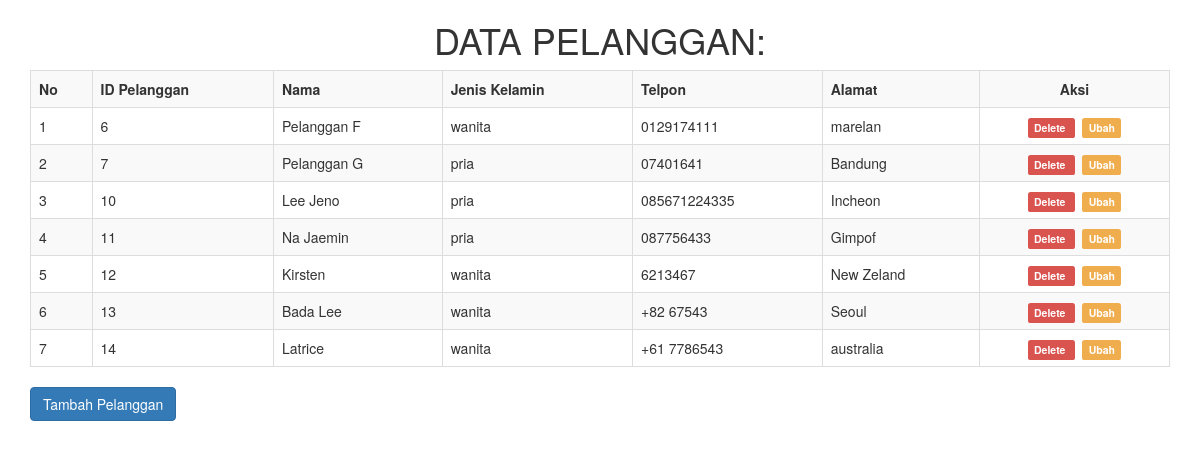
The page / on the database its author committed.
### tables this page shows
CREATE TABLE `pelanggan` (
  `id` int(11) UNSIGNED NOT NULL,
  `nama` varchar(100) NOT NULL,
  `jenis_kelamin` enum('pria','wanita') NOT NULL,
  `telpon` varchar(12) NOT NULL,
  `alamat` text NOT NULL
);

### index.php (the view, shortened to what this page needs)
<!DOCTYPE html>
<html lang="en">
<head>
    <link rel="stylesheet" href="https://maxcdn.bootstrapcdn.com/bootstrap/3.4.1/css/bootstrap.min.css">
</head>
<body>
    <div class="container">
        <div class="row">
            <div class="col-sm-12">
                <?php
                include 'koneksi.php';
                $query = mysqli_query($conn, "SELECT * FROM pelanggan ORDER BY id");
                ?>
               <center><h1>DATA PELANGGAN:</h1> </center>
                <table class="table table-striped table-bordered">
                    <tr>
                    <th>No</th>
                    <th>ID Pelanggan</th>
                    <th>Nama</th>
                    <th>Jenis Kelamin</th>
                    <th>Telpon</th>
                    <th>Alamat</th>
                    <th><center>Aksi</center></th>
                    </tr>
                    <?php if(mysqli_num_rows($query)>0){ ?>
                    <?php
                    $no = 1;
                    while($data = mysqli_fetch_array($query)){
                    ?>
                        <tr>
                        <td><?php echo $no ?></td>
                        <td><?php echo $data["id"]; ?></td>
                        <td><?php echo $data["nama"]; ?></td>
                        <td><?php echo $data["jenis_kelamin"]; ?></td>
                        <td><?php echo $data["telpon"]; ?></td>
                        <td><?php echo $data["alamat"]; ?></td>
                        <td> <center><a href="proses_hapus.php?id=<?php echo $data["id"] ?>" class="label label-danger"> Delete </a> &nbsp; <a href="edit.php?id=<?php echo $data["id"] ?>" class="label label-warning"> Ubah </a></center></span></td>
                        </tr>
                        <?php $no++; } ?>
                        <?php } ?>
                </table>
                <a class="btn btn-primary" style="margin-bottom:5px" href="tambah.php"> Tambah Pelanggan </a>
            </div>
        </div>
    </div>
</body>
</html>

### rows shown on the page
pelanggan: id "6", nama "Pelanggan F", jenis_kelamin "wanita", telpon "0129174111", alamat "marelan"
pelanggan: id "7", nama "Pelanggan G", jenis_kelamin "pria", telpon "07401641", alamat "Bandung"
pelanggan: id "10", nama "Lee Jeno", jenis_kelamin "pria", telpon "085671224335", alamat "Incheon"
pelanggan: id "11", nama "Na Jaemin", jenis_kelamin "pria", telpon "087756433", alamat "Gimpof"
pelanggan: id "12", nama "Kirsten", jenis_kelamin "wanita", telpon "6213467", alamat "New Zeland"
pelanggan: id "13", nama "Bada Lee", jenis_kelamin "wanita", telpon "+82 67543", alamat "Seoul"
pelanggan: id "14", nama "Latrice", jenis_kelamin "wanita", telpon "+61 7786543", alamat "australia"
